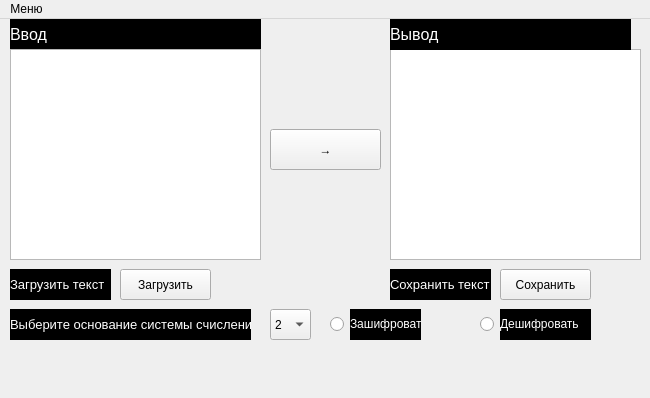
<?xml version="1.0" encoding="UTF-8"?>
<ui version="4.0">
 <class>Number_Systems_Main</class>
 <widget class="QMainWindow" name="Number_Systems_Main">
  <property name="geometry">
   <rect>
    <x>0</x>
    <y>0</y>
    <width>650</width>
    <height>398</height>
   </rect>
  </property>
  <property name="windowTitle">
   <string>Amgine Number Systems</string>
  </property>
  <widget class="QWidget" name="centralwidget">
   <widget class="QTextBrowser" name="textBrowser_output">
    <property name="geometry">
     <rect>
      <x>390</x>
      <y>30</y>
      <width>251</width>
      <height>211</height>
     </rect>
    </property>
    <property name="sizePolicy">
     <sizepolicy hsizetype="Fixed" vsizetype="Expanding">
      <horstretch>0</horstretch>
      <verstretch>0</verstretch>
     </sizepolicy>
    </property>
   </widget>
   <widget class="QPushButton" name="btn_save_text">
    <property name="geometry">
     <rect>
      <x>500</x>
      <y>250</y>
      <width>91</width>
      <height>31</height>
     </rect>
    </property>
    <property name="sizePolicy">
     <sizepolicy hsizetype="Fixed" vsizetype="Fixed">
      <horstretch>0</horstretch>
      <verstretch>0</verstretch>
     </sizepolicy>
    </property>
    <property name="text">
     <string>Сохранить</string>
    </property>
   </widget>
   <widget class="QLabel" name="label_2">
    <property name="geometry">
     <rect>
      <x>390</x>
      <y>0</y>
      <width>241</width>
      <height>31</height>
     </rect>
    </property>
    <property name="styleSheet">
     <string notr="true">background-color: rgb(0, 0, 0);</string>
    </property>
    <property name="text">
     <string>&lt;html&gt;&lt;head/&gt;&lt;body&gt;&lt;p&gt;&lt;span style=&quot; font-size:12pt; color:#ffffff;&quot;&gt;Вывод&lt;/span&gt;&lt;/p&gt;&lt;/body&gt;&lt;/html&gt;</string>
    </property>
   </widget>
   <widget class="QLabel" name="label_4">
    <property name="geometry">
     <rect>
      <x>390</x>
      <y>250</y>
      <width>101</width>
      <height>31</height>
     </rect>
    </property>
    <property name="styleSheet">
     <string notr="true">background-color: rgb(0, 0, 0);</string>
    </property>
    <property name="text">
     <string>&lt;html&gt;&lt;head/&gt;&lt;body&gt;&lt;p&gt;&lt;span style=&quot; font-size:10pt; color:#ffffff;&quot;&gt;Сохранить текст&lt;/span&gt;&lt;/p&gt;&lt;/body&gt;&lt;/html&gt;</string>
    </property>
   </widget>
   <widget class="QLabel" name="label_11">
    <property name="geometry">
     <rect>
      <x>10</x>
      <y>0</y>
      <width>251</width>
      <height>31</height>
     </rect>
    </property>
    <property name="styleSheet">
     <string notr="true">background-color: rgb(0, 0, 0);</string>
    </property>
    <property name="text">
     <string>&lt;html&gt;&lt;head/&gt;&lt;body&gt;&lt;p&gt;&lt;span style=&quot; font-size:12pt; color:#ffffff;&quot;&gt;Ввод&lt;/span&gt;&lt;/p&gt;&lt;/body&gt;&lt;/html&gt;</string>
    </property>
   </widget>
   <widget class="QTextBrowser" name="textBrowser_input">
    <property name="geometry">
     <rect>
      <x>10</x>
      <y>30</y>
      <width>251</width>
      <height>211</height>
     </rect>
    </property>
    <property name="textInteractionFlags">
     <set>Qt::LinksAccessibleByKeyboard|Qt::LinksAccessibleByMouse|Qt::TextBrowserInteraction|Qt::TextEditable|Qt::TextEditorInteraction|Qt::TextSelectableByKeyboard|Qt::TextSelectableByMouse</set>
    </property>
   </widget>
   <widget class="QLabel" name="label_3">
    <property name="geometry">
     <rect>
      <x>10</x>
      <y>250</y>
      <width>101</width>
      <height>31</height>
     </rect>
    </property>
    <property name="styleSheet">
     <string notr="true">background-color: rgb(0, 0, 0);</string>
    </property>
    <property name="text">
     <string>&lt;html&gt;&lt;head/&gt;&lt;body&gt;&lt;p&gt;&lt;span style=&quot; font-size:10pt; color:#ffffff;&quot;&gt;Загрузить текст&lt;/span&gt;&lt;/p&gt;&lt;/body&gt;&lt;/html&gt;</string>
    </property>
   </widget>
   <widget class="QPushButton" name="btn_load_text">
    <property name="geometry">
     <rect>
      <x>120</x>
      <y>250</y>
      <width>91</width>
      <height>31</height>
     </rect>
    </property>
    <property name="sizePolicy">
     <sizepolicy hsizetype="Fixed" vsizetype="Fixed">
      <horstretch>0</horstretch>
      <verstretch>0</verstretch>
     </sizepolicy>
    </property>
    <property name="text">
     <string>Загрузить</string>
    </property>
   </widget>
   <widget class="QPushButton" name="btn_code">
    <property name="geometry">
     <rect>
      <x>270</x>
      <y>110</y>
      <width>111</width>
      <height>41</height>
     </rect>
    </property>
    <property name="sizePolicy">
     <sizepolicy hsizetype="Fixed" vsizetype="Fixed">
      <horstretch>0</horstretch>
      <verstretch>0</verstretch>
     </sizepolicy>
    </property>
    <property name="text">
     <string>→</string>
    </property>
   </widget>
   <widget class="QLabel" name="label_error">
    <property name="geometry">
     <rect>
      <x>10</x>
      <y>330</y>
      <width>631</width>
      <height>31</height>
     </rect>
    </property>
    <property name="text">
     <string/>
    </property>
   </widget>
   <widget class="QComboBox" name="type_radix">
    <property name="geometry">
     <rect>
      <x>270</x>
      <y>290</y>
      <width>41</width>
      <height>31</height>
     </rect>
    </property>
    <item>
     <property name="text">
      <string>2</string>
     </property>
    </item>
    <item>
     <property name="text">
      <string>8</string>
     </property>
    </item>
    <item>
     <property name="text">
      <string>16</string>
     </property>
    </item>
   </widget>
   <widget class="QLabel" name="label">
    <property name="geometry">
     <rect>
      <x>10</x>
      <y>290</y>
      <width>241</width>
      <height>31</height>
     </rect>
    </property>
    <property name="styleSheet">
     <string notr="true">background-color: rgb(0, 0, 0);</string>
    </property>
    <property name="text">
     <string>&lt;html&gt;&lt;head/&gt;&lt;body&gt;&lt;p align=&quot;center&quot;&gt;&lt;span style=&quot; font-size:10pt; color:#ffffff;&quot;&gt;Выберите основание системы счисления&lt;/span&gt;&lt;/p&gt;&lt;/body&gt;&lt;/html&gt;</string>
    </property>
   </widget>
   <widget class="QRadioButton" name="rb_encode">
    <property name="geometry">
     <rect>
      <x>330</x>
      <y>290</y>
      <width>16</width>
      <height>31</height>
     </rect>
    </property>
    <property name="sizePolicy">
     <sizepolicy hsizetype="Fixed" vsizetype="Fixed">
      <horstretch>0</horstretch>
      <verstretch>0</verstretch>
     </sizepolicy>
    </property>
    <property name="text">
     <string/>
    </property>
    <attribute name="buttonGroup">
     <string notr="true">buttonGroup</string>
    </attribute>
   </widget>
   <widget class="QRadioButton" name="rb_decode">
    <property name="geometry">
     <rect>
      <x>480</x>
      <y>290</y>
      <width>16</width>
      <height>31</height>
     </rect>
    </property>
    <property name="sizePolicy">
     <sizepolicy hsizetype="Minimum" vsizetype="Maximum">
      <horstretch>0</horstretch>
      <verstretch>0</verstretch>
     </sizepolicy>
    </property>
    <property name="text">
     <string/>
    </property>
    <attribute name="buttonGroup">
     <string notr="true">buttonGroup</string>
    </attribute>
   </widget>
   <widget class="QLabel" name="label_5">
    <property name="geometry">
     <rect>
      <x>350</x>
      <y>290</y>
      <width>71</width>
      <height>31</height>
     </rect>
    </property>
    <property name="styleSheet">
     <string notr="true">background-color: rgb(0, 0, 0);</string>
    </property>
    <property name="text">
     <string>&lt;html&gt;&lt;head/&gt;&lt;body&gt;&lt;p&gt;&lt;span style=&quot; color:#ffffff;&quot;&gt;Зашифровать&lt;/span&gt;&lt;/p&gt;&lt;/body&gt;&lt;/html&gt;</string>
    </property>
   </widget>
   <widget class="QLabel" name="label_6">
    <property name="geometry">
     <rect>
      <x>500</x>
      <y>290</y>
      <width>91</width>
      <height>31</height>
     </rect>
    </property>
    <property name="styleSheet">
     <string notr="true">background-color: rgb(0, 0, 0);</string>
    </property>
    <property name="text">
     <string>&lt;html&gt;&lt;head/&gt;&lt;body&gt;&lt;p&gt;&lt;span style=&quot; color:#ffffff;&quot;&gt;Дешифровать&lt;/span&gt;&lt;/p&gt;&lt;/body&gt;&lt;/html&gt;</string>
    </property>
   </widget>
   <widget class="QLabel" name="label_7">
    <property name="geometry">
     <rect>
      <x>-4</x>
      <y>-8</y>
      <width>661</width>
      <height>391</height>
     </rect>
    </property>
    <property name="text">
     <string/>
    </property>
    <property name="pixmap">
     <pixmap>background.jpg</pixmap>
    </property>
    <property name="scaledContents">
     <bool>true</bool>
    </property>
   </widget>
   <zorder>label_7</zorder>
   <zorder>textBrowser_output</zorder>
   <zorder>btn_save_text</zorder>
   <zorder>label_2</zorder>
   <zorder>label_4</zorder>
   <zorder>label_11</zorder>
   <zorder>textBrowser_input</zorder>
   <zorder>label_3</zorder>
   <zorder>btn_load_text</zorder>
   <zorder>btn_code</zorder>
   <zorder>label_error</zorder>
   <zorder>type_radix</zorder>
   <zorder>label</zorder>
   <zorder>rb_encode</zorder>
   <zorder>rb_decode</zorder>
   <zorder>label_5</zorder>
   <zorder>label_6</zorder>
  </widget>
  <widget class="QMenuBar" name="menubar">
   <property name="geometry">
    <rect>
     <x>0</x>
     <y>0</y>
     <width>650</width>
     <height>21</height>
    </rect>
   </property>
   <widget class="QMenu" name="menu">
    <property name="title">
     <string>Меню</string>
    </property>
    <addaction name="info"/>
    <addaction name="help"/>
    <addaction name="history"/>
   </widget>
   <addaction name="menu"/>
  </widget>
  <action name="info">
   <property name="text">
    <string>Инфо</string>
   </property>
  </action>
  <action name="help">
   <property name="text">
    <string>Помощь</string>
   </property>
  </action>
  <action name="history">
   <property name="text">
    <string>История</string>
   </property>
  </action>
 </widget>
 <resources/>
 <connections/>
 <buttongroups>
  <buttongroup name="buttonGroup"/>
 </buttongroups>
</ui>
